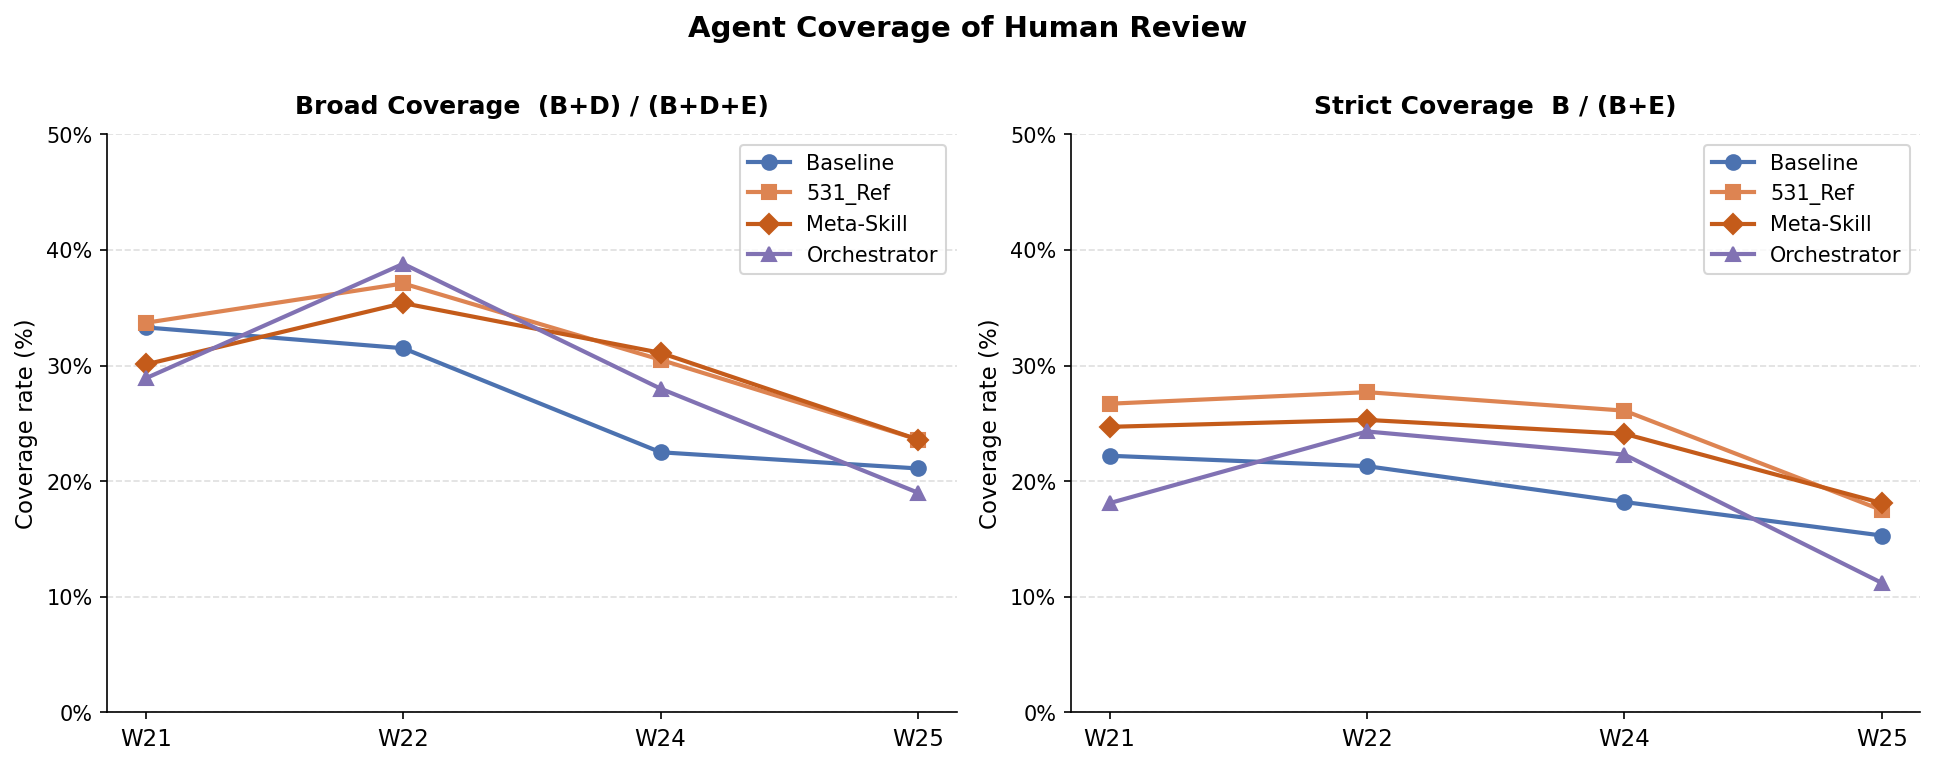

Write the Python code that produced this figure.
import matplotlib
matplotlib.use('Agg')
import matplotlib.pyplot as plt

plt.rcParams['font.family'] = 'DejaVu Sans'

semesters = ['W21', 'W22', 'W24', 'W25']
x = range(len(semesters))

# Broad coverage: (B+D)/(B+D+E)
broad = {
    'Baseline':   [33.3, 31.5, 22.5, 21.1],
    '531_Ref':    [33.7, 37.1, 30.5, 23.6],
    'Meta-Skill': [30.1, 35.4, 31.1, 23.6],
    'Orchestrator': [28.9, 38.8, 28.0, 19.0],
}

# Strict coverage: B/(B+E)
strict = {
    'Baseline':   [22.2, 21.3, 18.2, 15.3],
    '531_Ref':    [26.7, 27.7, 26.1, 17.5],
    'Meta-Skill': [24.7, 25.3, 24.1, 18.1],
    'Orchestrator': [18.1, 24.3, 22.3, 11.2],
}

colors = {
    'Baseline':     '#4C72B0',
    '531_Ref':      '#DD8452',
    'Meta-Skill':   '#C45B1A',
    'Orchestrator': '#8172B3',
}
markers = {'Baseline': 'o', '531_Ref': 's', 'Meta-Skill': 'D', 'Orchestrator': '^'}

fig, (ax1, ax2) = plt.subplots(1, 2, figsize=(13, 5), sharey=False)

for reviewer in ['Baseline', '531_Ref', 'Meta-Skill', 'Orchestrator']:
    c = colors[reviewer]
    m = markers[reviewer]
    ax1.plot(x, broad[reviewer],  color=c, marker=m, linewidth=2, markersize=7, label=reviewer)
    ax2.plot(x, strict[reviewer], color=c, marker=m, linewidth=2, markersize=7, label=reviewer)

for ax, title, data in [
    (ax1, 'Broad Coverage  (B+D) / (B+D+E)', broad),
    (ax2, 'Strict Coverage  B / (B+E)',       strict),
]:
    ax.set_xticks(list(x))
    ax.set_xticklabels(semesters, fontsize=11)
    ax.set_ylabel('Coverage rate (%)', fontsize=11)
    ax.set_title(title, fontsize=12, fontweight='bold', pad=10)
    ax.set_ylim(0, 50)
    ax.yaxis.set_major_formatter(plt.FuncFormatter(lambda v, _: f'{v:.0f}%'))
    ax.grid(axis='y', linestyle='--', alpha=0.4)
    ax.spines['top'].set_visible(False)
    ax.spines['right'].set_visible(False)
    ax.legend(fontsize=10, framealpha=0.8)

fig.suptitle('Agent Coverage of Human Review',
             fontsize=14, fontweight='bold', y=1.01)

plt.tight_layout()
plt.savefig('coverage_trends.png', dpi=150, bbox_inches='tight')
print("Saved: coverage_trends.png")
